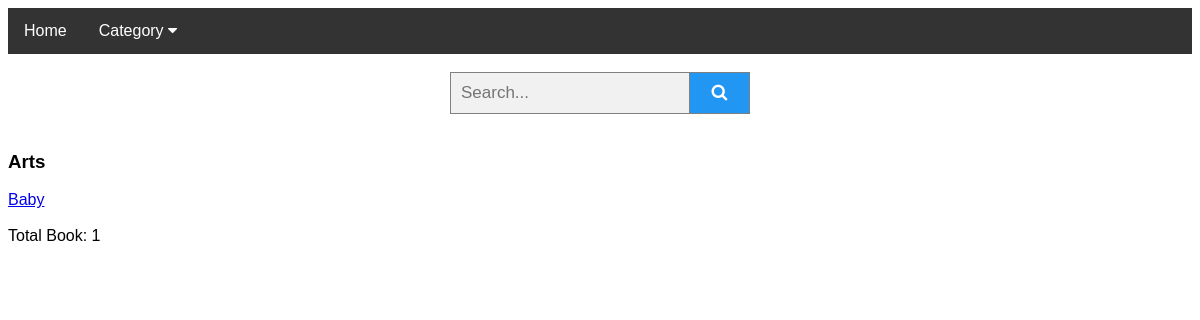
The page /2 on the database as committed earlier.
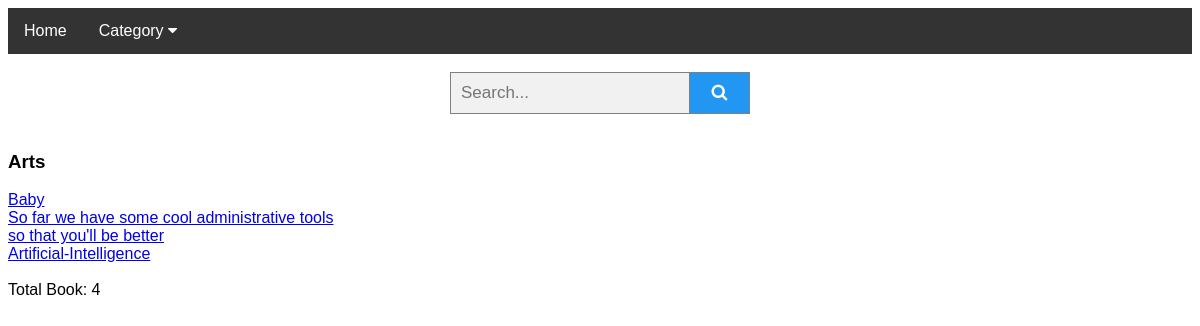
The same page on the database as committed later.
### library/models.py (models this page shows, shortened)
class Category(models.Model):
    name = models.CharField(max_length=200, help_text='Enter a book Category (e.g. Science Fiction)')
    slug = models.SlugField()

class Book(models.Model):
    title = models.CharField(max_length=200)
    slug = models.SlugField()
    image = models.ImageField(upload_to='book_photos/', blank=False, null=False)
    publisher = models.CharField(max_length=255)
    author = models.ManyToManyField(Author, help_text='Select Author name')
    translation = models.ManyToManyField(Language, related_name='languages', help_text='Select Language')
    edition = models.IntegerField()
    language = models.ForeignKey(Language, on_delete=models.CASCADE)
    copy = models.PositiveSmallIntegerField()
    summary = models.TextField(max_length=1000, help_text='Enter a brief description of the book')
    isbn = models.CharField('ISBN', max_length=13,
                            help_text='13 Character <a href="https://www.isbn-international.org/content/what-isbn">ISBN number</a>')
    category = models.ManyToManyField(Category, help_text='Select category for this book')
    published = models.DateTimeField(auto_now_add=True)
    price = models.IntegerField()
    currency = models.ForeignKey(Currency, on_delete=models.CASCADE)
    publish = models.BooleanField(default=True)
    objects = EntryQuerySet.as_manager()
    def __str__(self):
        return self.title

### library/views.py (the view)
# urls.py: re_path('(?P<pk>\d+)$', SingleCategoryView.as_view(), name='single_category_details'),
class SingleCategoryView(DetailView):
    model = Category
    template_name = 'books/single_category.html'
    extra_context = {
        'category_list': Category.objects.all(),
    }

### templates/books/single_category.html (shortened to what this page needs)
{% extends 'books/base.html' %}
{% block content %}
<h3>{{ object.name}}</h3>
    {% for book in object.book_set.all %} <a href="{% url 'book_details' book.pk %}">{{ book }}</a> <br>{% endfor %}<br>
    Total Book: {{ object.book_set.count }}
{% endblock %}

### templates/books/base.html (shortened to what this page needs)
<!DOCTYPE html>
<html lang="en">
<head>
    <link rel="stylesheet" href="https://cdnjs.cloudflare.com/ajax/libs/font-awesome/4.7.0/css/font-awesome.min.css">
</head>
<body>
<div class="navbar">
  <a href="{% url 'book_list' %}">Home</a>
  <div class="dropdown">
    <button class="dropbtn">Category
      <i class="fa fa-caret-down"></i>
    </button>
  </div>
</div>
<br>
<form class="example" action="" style="margin:auto;max-width:300px">
  <input type="text" name='q' placeholder="Search...">
  <button type="submit" value='{{ request.GET.q }}'><i class="fa fa-search"></i></button>
</form><br>
{% block content %}
{% endblock %}
</body>
</html>

### templates/books/base.html (style rules this page uses)
body { font-family: Arial; }
* { box-sizing: border-box; }
form.example input[type=text] { padding: 10px; font-size: 17px; border: 1px solid grey; float: left; width: 80%; background: #f1f1f1; }
form.example button { float: left; width: 20%; padding: 10px; background: #2196F3; color: white; font-size: 17px; border: 1px solid grey; border-left: none; cursor: pointer; }
form.example::after { content: ""; clear: both; display: table; }
.navbar { overflow: hidden; background-color: #333; font-family: Arial; }
.navbar a { float: left; font-size: 16px; color: white; text-align: center; padding: 14px 16px; text-decoration: none; }
.dropdown { float: left; overflow: hidden; }
.dropdown .dropbtn { font-size: 16px; border: none; outline: none; color: white; padding: 14px 16px; background-color: inherit; font-family: inherit; margin: 0; }

Rows that differ between the two databases and show on the page:
computed for Category "Arts": book_set.count "1" → "4"
added Book: title "So far we have some cool administrative tools"
added Book: title "so that you'll be better"
added Book: title "Artificial-Intelligence"
